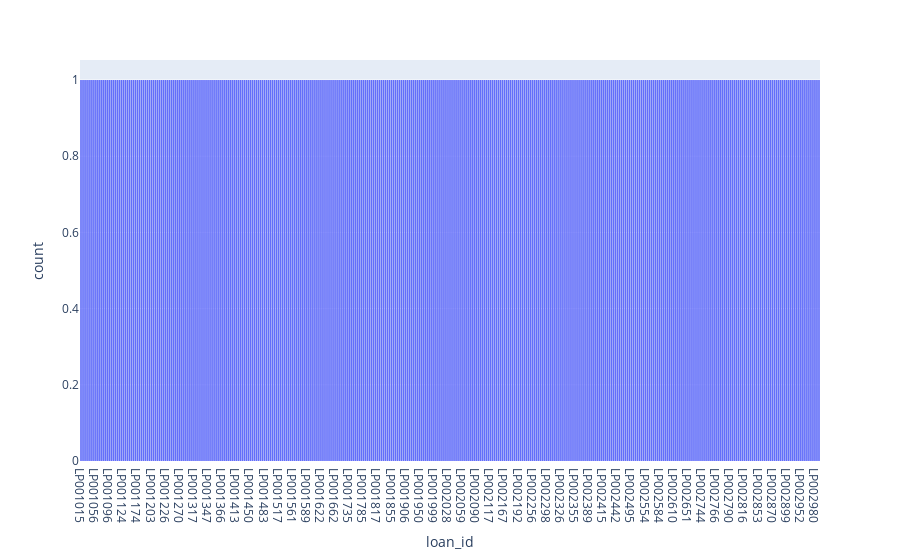
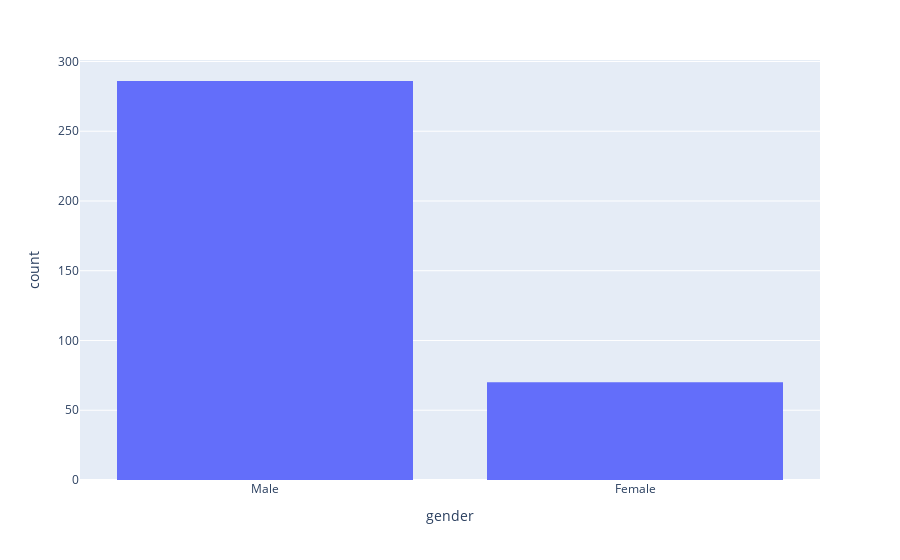
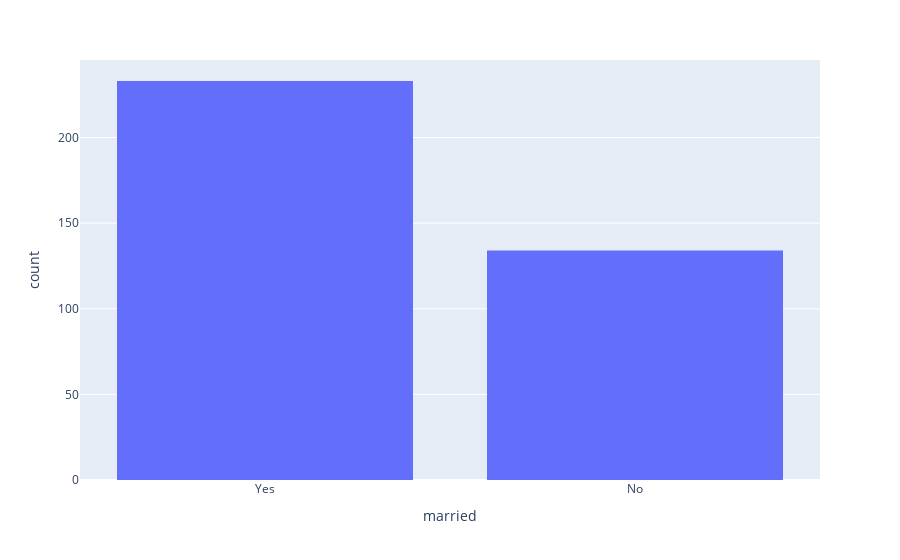
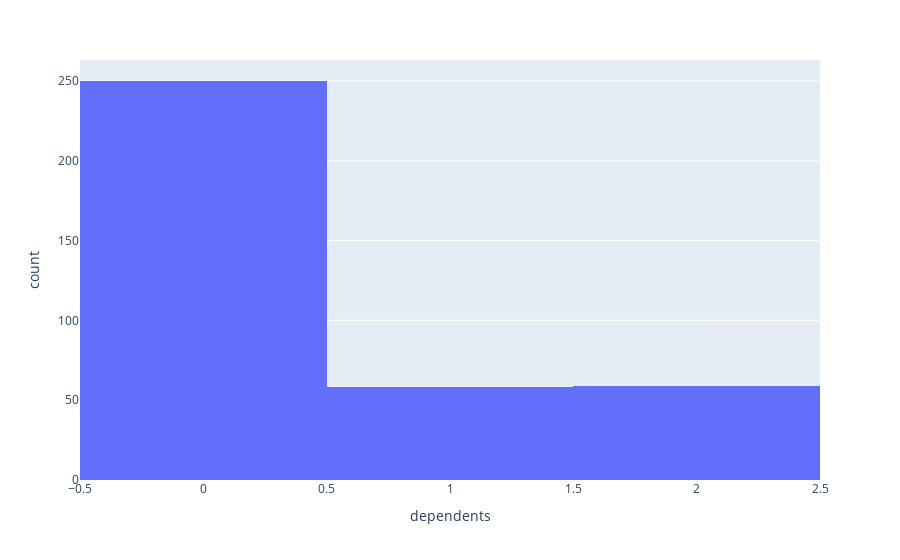

Notebook source saved alongside these figures, in order:
### Code cell
for col in df.columns:
    if df[col].dtype != '0':
        display(px.histogram(df,col))

### Figure 1 — Plotly figure (JSON) as saved in the notebook; plotly's stock layout.template omitted (floating-point values rounded to 4 significant figures; data arrays with more than 128 entries replaced by an {"elided": "..."} marker saying what was removed)
{"data": [{"alignmentgroup": "True", "bingroup": "x", "hovertemplate": "loan_id=%{x}<br>count=%{y}<extra></extra>", "legendgroup": "", "marker": {"color": "#636efa", "pattern": {"shape": ""}}, "name": "", "offsetgroup": "", "orientation": "v", "showlegend": false, "type": "histogram", "x": {"elided": "367 str values"}, "xaxis": "x", "yaxis": "y"}], "layout": {"barmode": "relative", "legend": {"tracegroupgap": 0}, "margin": {"t": 60}, "xaxis": {"anchor": "y", "domain": [0, 1], "title": {"text": "loan_id"}}, "yaxis": {"anchor": "x", "domain": [0, 1], "title": {"text": "count"}}}}

### Figure 2 — Plotly figure (JSON) as saved in the notebook; plotly's stock layout.template omitted (floating-point values rounded to 4 significant figures; data arrays with more than 128 entries replaced by an {"elided": "..."} marker saying what was removed)
{"data": [{"alignmentgroup": "True", "bingroup": "x", "hovertemplate": "gender=%{x}<br>count=%{y}<extra></extra>", "legendgroup": "", "marker": {"color": "#636efa", "pattern": {"shape": ""}}, "name": "", "offsetgroup": "", "orientation": "v", "showlegend": false, "type": "histogram", "x": {"elided": "367 str values"}, "xaxis": "x", "yaxis": "y"}], "layout": {"barmode": "relative", "legend": {"tracegroupgap": 0}, "margin": {"t": 60}, "xaxis": {"anchor": "y", "domain": [0, 1], "title": {"text": "gender"}}, "yaxis": {"anchor": "x", "domain": [0, 1], "title": {"text": "count"}}}}

### Figure 3 — Plotly figure (JSON) as saved in the notebook; plotly's stock layout.template omitted (floating-point values rounded to 4 significant figures; data arrays with more than 128 entries replaced by an {"elided": "..."} marker saying what was removed)
{"data": [{"alignmentgroup": "True", "bingroup": "x", "hovertemplate": "married=%{x}<br>count=%{y}<extra></extra>", "legendgroup": "", "marker": {"color": "#636efa", "pattern": {"shape": ""}}, "name": "", "offsetgroup": "", "orientation": "v", "showlegend": false, "type": "histogram", "x": {"elided": "367 str values"}, "xaxis": "x", "yaxis": "y"}], "layout": {"barmode": "relative", "legend": {"tracegroupgap": 0}, "margin": {"t": 60}, "xaxis": {"anchor": "y", "domain": [0, 1], "title": {"text": "married"}}, "yaxis": {"anchor": "x", "domain": [0, 1], "title": {"text": "count"}}}}

### Figure 4 — Plotly figure (JSON) as saved in the notebook; plotly's stock layout.template omitted (floating-point values rounded to 4 significant figures; data arrays with more than 128 entries replaced by an {"elided": "..."} marker saying what was removed)
{"data": [{"alignmentgroup": "True", "bingroup": "x", "hovertemplate": "dependents=%{x}<br>count=%{y}<extra></extra>", "legendgroup": "", "marker": {"color": "#636efa", "pattern": {"shape": ""}}, "name": "", "offsetgroup": "", "orientation": "v", "showlegend": false, "type": "histogram", "x": {"elided": "367 int values"}, "xaxis": "x", "yaxis": "y"}], "layout": {"barmode": "relative", "legend": {"tracegroupgap": 0}, "margin": {"t": 60}, "xaxis": {"anchor": "y", "domain": [0, 1], "title": {"text": "dependents"}}, "yaxis": {"anchor": "x", "domain": [0, 1], "title": {"text": "count"}}}}
